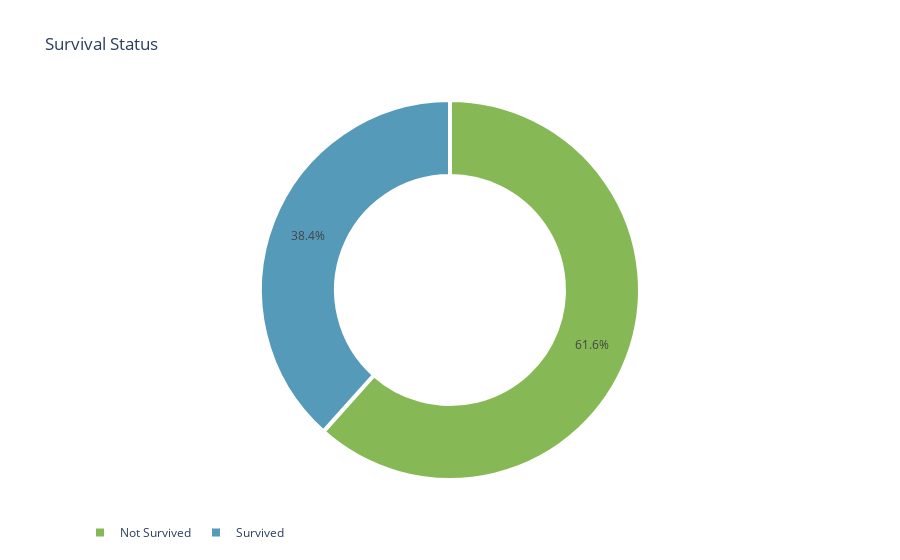

The cell this chart's notebook holds for it:
### Code cell
data = go.Pie(
    labels=labels,
    values=values,
    hole=0.6,
    name='Survival Status',
    marker=dict(colors=['#86B955', '#559AB9'], line=dict(width=4, color='#FFFFFF'))
)
layout = go.Layout(
    title='Survival Status',
    legend=dict(orientation='h')
)
fig=go.Figure(data=[data],layout=layout)
iplot(fig)

### Figure 1 — Plotly figure (JSON) as saved in the notebook; plotly's stock layout.template omitted (floating-point values rounded to 4 significant figures)
{"data": [{"hole": 0.6, "labels": ["Not Survived", "Survived"], "marker": {"colors": ["#86B955", "#559AB9"], "line": {"color": "#FFFFFF", "width": 4}}, "name": "Survival Status", "type": "pie", "values": [549, 342]}], "layout": {"legend": {"orientation": "h"}, "title": {"text": "Survival Status"}}}
